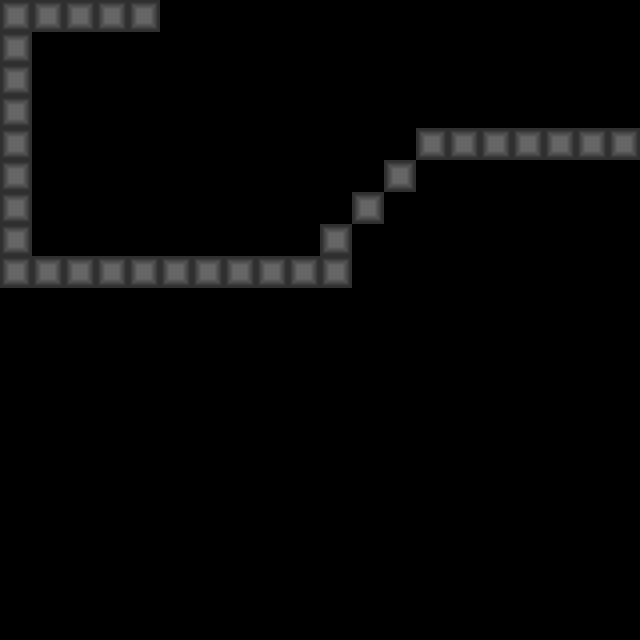

The image is a tile-based game level rendered from a .tmx file. Its description and source (layers, tilesets, objects; grid data summarised) follow:
An orthogonal 20x20 tile map with 32x32 px tiles, 2 tile layers (tiles, MonsterPatrols).

<map version="1.0" orientation="orthogonal" renderorder="right-down" width="20" height="20" tilewidth="32" tileheight="32" nextobjectid="9">
    <tileset firstgid="1" name="tileset" tilewidth="32" tileheight="32">
        <image source="tileset.png" width="320" height="320" />
    </tileset>
    <layer name="tiles" width="20" height="20">
        <data>[400 cells, 0 non-empty, 0 distinct tile ids]</data>
    </layer>
    <layer name="MonsterPatrols" width="20" height="20" opacity="0.4">
        <data>[400 cells, 33 non-empty, 1 distinct tile ids]</data>
    </layer>
</map>
